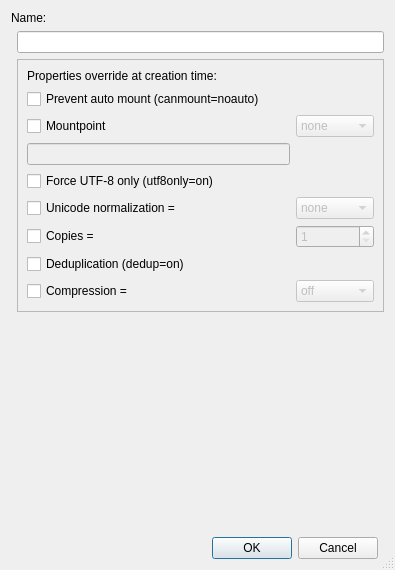
<?xml version="1.0" encoding="UTF-8"?>
<ui version="4.0">
 <class>DialogfsCreate</class>
 <widget class="QDialog" name="DialogfsCreate">
  <property name="geometry">
   <rect>
    <x>0</x>
    <y>0</y>
    <width>395</width>
    <height>570</height>
   </rect>
  </property>
  <property name="sizePolicy">
   <sizepolicy hsizetype="Preferred" vsizetype="Preferred">
    <horstretch>0</horstretch>
    <verstretch>0</verstretch>
   </sizepolicy>
  </property>
  <property name="minimumSize">
   <size>
    <width>395</width>
    <height>0</height>
   </size>
  </property>
  <property name="windowTitle">
   <string>New Filesystem</string>
  </property>
  <property name="windowIcon">
   <iconset resource="diskmanagerres.qrc">
    <normaloff>:/icons/kexi.png</normaloff>:/icons/kexi.png</iconset>
  </property>
  <property name="sizeGripEnabled">
   <bool>true</bool>
  </property>
  <layout class="QGridLayout" name="gridLayout">
   <item row="15" column="1">
    <widget class="QDialogButtonBox" name="buttonBox">
     <property name="orientation">
      <enum>Qt::Horizontal</enum>
     </property>
     <property name="standardButtons">
      <set>QDialogButtonBox::Cancel|QDialogButtonBox::Ok</set>
     </property>
    </widget>
   </item>
   <item row="0" column="0" colspan="2">
    <widget class="QLabel" name="label">
     <property name="sizePolicy">
      <sizepolicy hsizetype="Preferred" vsizetype="Fixed">
       <horstretch>0</horstretch>
       <verstretch>0</verstretch>
      </sizepolicy>
     </property>
     <property name="text">
      <string>Name:</string>
     </property>
    </widget>
   </item>
   <item row="1" column="1" colspan="2">
    <widget class="QLineEdit" name="fsName"/>
   </item>
   <item row="2" column="1" colspan="2">
    <widget class="QFrame" name="frameProps">
     <property name="frameShape">
      <enum>QFrame::StyledPanel</enum>
     </property>
     <property name="frameShadow">
      <enum>QFrame::Raised</enum>
     </property>
     <layout class="QGridLayout" name="gridLayout_2">
      <item row="0" column="0">
       <widget class="QLabel" name="label_2">
        <property name="text">
         <string>Properties override at creation time:</string>
        </property>
       </widget>
      </item>
      <item row="6" column="1">
       <widget class="QSpinBox" name="spinCopies">
        <property name="enabled">
         <bool>false</bool>
        </property>
        <property name="minimum">
         <number>1</number>
        </property>
        <property name="maximum">
         <number>3</number>
        </property>
       </widget>
      </item>
      <item row="1" column="0">
       <widget class="QCheckBox" name="checkCanMount">
        <property name="text">
         <string>Prevent auto mount (canmount=noauto)</string>
        </property>
       </widget>
      </item>
      <item row="2" column="0">
       <widget class="QCheckBox" name="checkMountpt">
        <property name="text">
         <string>Mountpoint</string>
        </property>
       </widget>
      </item>
      <item row="3" column="0">
       <widget class="QLineEdit" name="mountPtEdit">
        <property name="enabled">
         <bool>false</bool>
        </property>
       </widget>
      </item>
      <item row="2" column="1">
       <widget class="QComboBox" name="comboMountpt">
        <property name="enabled">
         <bool>false</bool>
        </property>
        <item>
         <property name="text">
          <string>none</string>
         </property>
        </item>
        <item>
         <property name="text">
          <string>legacy</string>
         </property>
        </item>
        <item>
         <property name="text">
          <string>[path]</string>
         </property>
        </item>
       </widget>
      </item>
      <item row="4" column="0">
       <widget class="QCheckBox" name="checkUtf8Only">
        <property name="text">
         <string>Force UTF-8 only (utf8only=on)</string>
        </property>
       </widget>
      </item>
      <item row="5" column="0">
       <widget class="QCheckBox" name="checkNormalization">
        <property name="text">
         <string>Unicode normalization =</string>
        </property>
       </widget>
      </item>
      <item row="5" column="1">
       <widget class="QComboBox" name="comboNormalization">
        <property name="enabled">
         <bool>false</bool>
        </property>
        <item>
         <property name="text">
          <string>none</string>
         </property>
        </item>
        <item>
         <property name="text">
          <string>formD</string>
         </property>
        </item>
        <item>
         <property name="text">
          <string>formKCF</string>
         </property>
        </item>
       </widget>
      </item>
      <item row="6" column="0">
       <widget class="QCheckBox" name="checkCopies">
        <property name="text">
         <string>Copies =</string>
        </property>
       </widget>
      </item>
      <item row="7" column="0">
       <widget class="QCheckBox" name="checkDedup">
        <property name="text">
         <string>Deduplication (dedup=on)</string>
        </property>
       </widget>
      </item>
      <item row="8" column="0">
       <widget class="QCheckBox" name="checkCompression">
        <property name="text">
         <string>Compression =</string>
        </property>
       </widget>
      </item>
      <item row="8" column="1">
       <widget class="QComboBox" name="comboCompression">
        <property name="enabled">
         <bool>false</bool>
        </property>
        <item>
         <property name="text">
          <string>off</string>
         </property>
        </item>
        <item>
         <property name="text">
          <string>on</string>
         </property>
        </item>
        <item>
         <property name="text">
          <string>lz4</string>
         </property>
        </item>
        <item>
         <property name="text">
          <string>lzjb</string>
         </property>
        </item>
        <item>
         <property name="text">
          <string>zle</string>
         </property>
        </item>
        <item>
         <property name="text">
          <string>gzip</string>
         </property>
        </item>
        <item>
         <property name="text">
          <string>gzip-1</string>
         </property>
        </item>
        <item>
         <property name="text">
          <string>gzip-2</string>
         </property>
        </item>
        <item>
         <property name="text">
          <string>gzip-3</string>
         </property>
        </item>
        <item>
         <property name="text">
          <string>gzip-4</string>
         </property>
        </item>
        <item>
         <property name="text">
          <string>gzip-5</string>
         </property>
        </item>
        <item>
         <property name="text">
          <string>gzip-6</string>
         </property>
        </item>
        <item>
         <property name="text">
          <string>gzip-7</string>
         </property>
        </item>
        <item>
         <property name="text">
          <string>gzip-8</string>
         </property>
        </item>
        <item>
         <property name="text">
          <string>gzip-9</string>
         </property>
        </item>
       </widget>
      </item>
     </layout>
    </widget>
   </item>
   <item row="4" column="1">
    <spacer name="verticalSpacer">
     <property name="orientation">
      <enum>Qt::Vertical</enum>
     </property>
     <property name="sizeHint" stdset="0">
      <size>
       <width>20</width>
       <height>40</height>
      </size>
     </property>
    </spacer>
   </item>
  </layout>
 </widget>
 <resources>
  <include location="diskmanagerres.qrc"/>
 </resources>
 <connections>
  <connection>
   <sender>buttonBox</sender>
   <signal>accepted()</signal>
   <receiver>DialogfsCreate</receiver>
   <slot>accept()</slot>
   <hints>
    <hint type="sourcelabel">
     <x>248</x>
     <y>254</y>
    </hint>
    <hint type="destinationlabel">
     <x>157</x>
     <y>274</y>
    </hint>
   </hints>
  </connection>
  <connection>
   <sender>buttonBox</sender>
   <signal>rejected()</signal>
   <receiver>DialogfsCreate</receiver>
   <slot>reject()</slot>
   <hints>
    <hint type="sourcelabel">
     <x>316</x>
     <y>260</y>
    </hint>
    <hint type="destinationlabel">
     <x>286</x>
     <y>274</y>
    </hint>
   </hints>
  </connection>
 </connections>
</ui>
